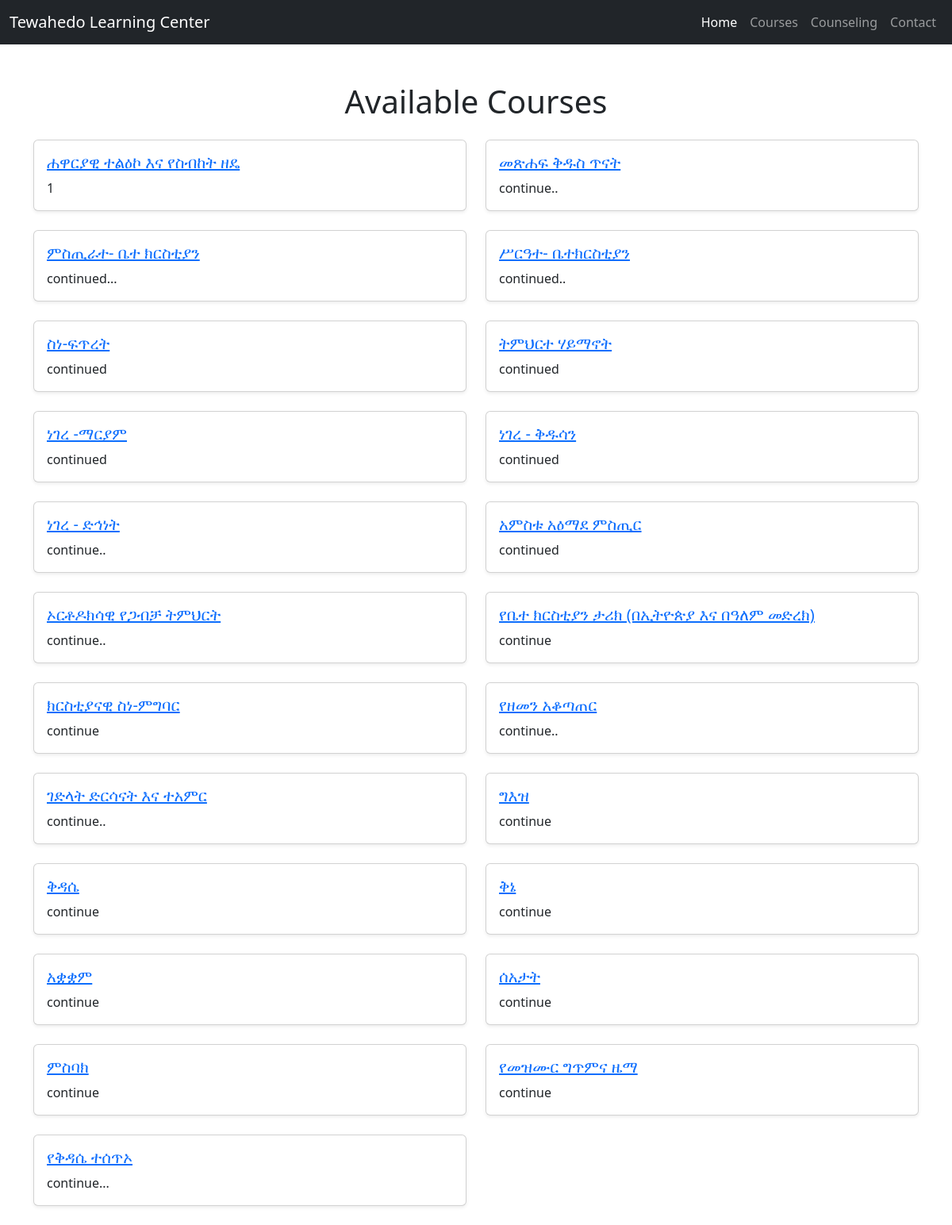
Page /courses/ on the committed database.
### courses/models.py (models this page shows, shortened)
class Course(models.Model):
    title = models.CharField(max_length=200)
    description = models.TextField()
    created_at = models.DateTimeField(auto_now_add=True)

### courses/views.py (the view)
# urls.py: path('', views.course_list, name='course_list'),  # List all courses
def course_list(request):
    courses = Course.objects.all()
    return render(request, 'courses/course_list.html', {'courses': courses})

### courses/templates/courses/course_list.html (shortened to what this page needs)
<!DOCTYPE html>
<html lang="en">
<head>
    <link
        href="https://cdn.jsdelivr.net/npm/bootstrap@5.3.0/dist/css/bootstrap.min.css"
        rel="stylesheet"
    >
</head>
<body>
    <nav class="navbar navbar-expand-lg navbar-dark bg-dark">
        <div class="container-fluid">
            <a class="navbar-brand" href="#">Tewahedo Learning Center</a>
            <div class="collapse navbar-collapse" id="navbarNav">
                <ul class="navbar-nav ms-auto">
                    <li class="nav-item">
                        <a class="nav-link active" href="#">Home</a>
                    </li>
                    <li class="nav-item">
                        <a class="nav-link" href="/courses/">Courses</a>
                    </li>
                    <li class="nav-item">
                        <a class="nav-link" href="#">Counseling</a>
                    </li>
                    <li class="nav-item">
                        <a class="nav-link" href="#">Contact</a>
                    </li>
                </ul>
            </div>
        </div>
    </nav>
    <div class="container mt-5">
        <h1 class="text-center mb-4">Available Courses</h1>
        <div class="row">
            {% for course in courses %}
                <div class="col-md-6 mb-4">
                    <div class="card shadow-sm">
                        <div class="card-body">
                            <h5 class="card-title">
    <a href="{% url 'course_detail' course.pk %}">{{ course.title }}</a>
</h5>
                            <p class="card-text">{{ course.description }}</p>
                        </div>
                    </div>
                </div>
            {% empty %}
                <div class="col-12">
                    <p class="text-center">No courses available at the moment.</p>
                </div>
            {% endfor %}
        </div>
    </div>
</body>
</html>

### rows in the picture
Course: title "ሐዋርያዊ ተልዕኮ እና የስብከት ዘዴ", description "1"
Course: title "መጽሐፍ ቅዱስ ጥናት", description "continue.."
Course: title "ምስጢራተ- ቤተ ክርስቲያን", description "continued..."
Course: title "ሥርዓተ- ቤተክርስቲያን", description "continued.."
Course: title "ስነ-ፍጥረት", description "continued"
Course: title "ትምህርተ ሃይማኖት", description "continued"
Course: title "ነገረ -ማርያም", description "continued"
Course: title "ነገረ - ቅዱሳን", description "continued"
Course: title "ነገረ - ድኅነት", description "continue.."
Course: title "አምስቱ አዕማደ ምስጢር", description "continued"
Course: title "ኦርቶዶክሳዊ የጋብቻ ትምህርት", description "continue.."
Course: title "የቤተ ክርስቲያን ታሪክ (በኢትዮጵያ እና በዓለም መድረክ)", description "continue"
Course: title "ክርስቲያናዊ ስነ-ምግባር", description "continue"
Course: title "የዘመን አቆጣጠር", description "continue.."
Course: title "ገድላት ድርሳናት እና ተአምር", description "continue.."
Course: title "ግእዝ", description "continue"
Course: title "ቅዳሴ", description "continue"
Course: title "ቅኔ", description "continue"
Course: title "አቋቋም", description "continue"
Course: title "ሰአታት", description "continue"
Course: title "ምስባክ", description "continue"
Course: title "የመዝሙር ግጥምና ዜማ", description "continue"
Course: title "የቅዳሴ ተሰጥኦ", description "continue..."
